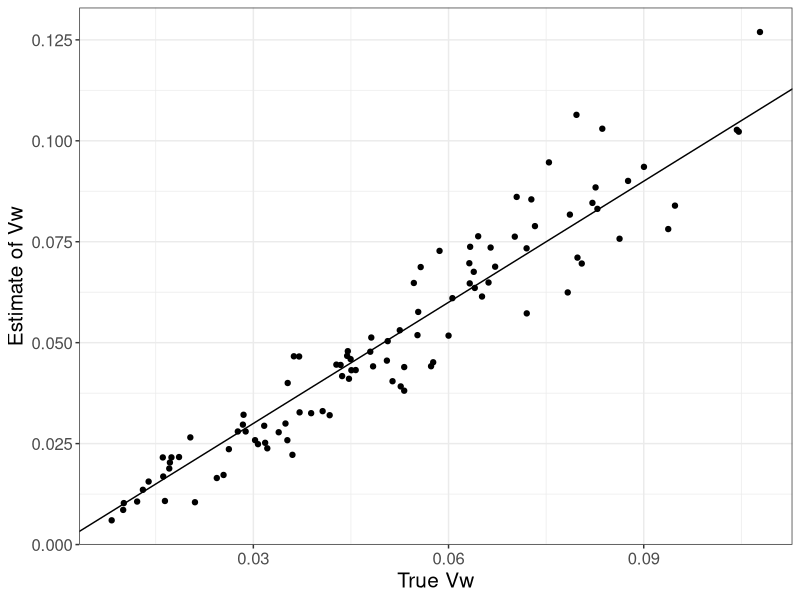
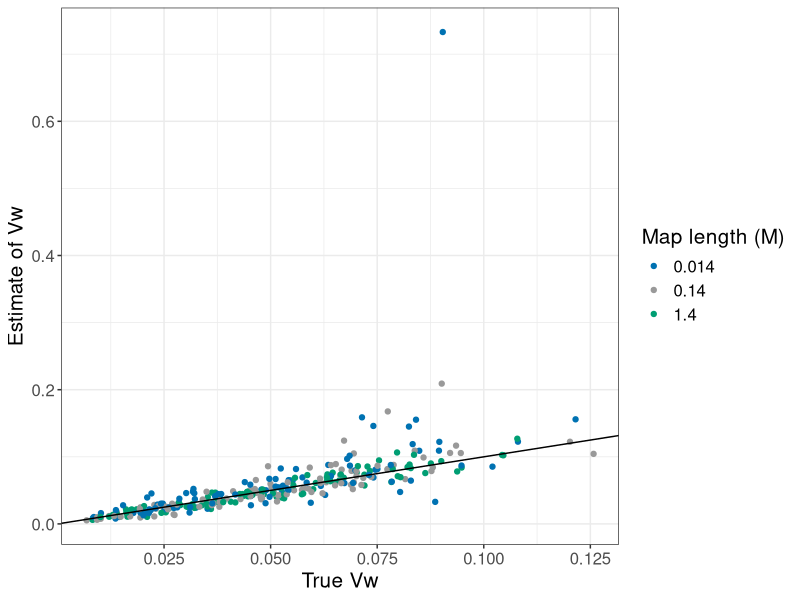
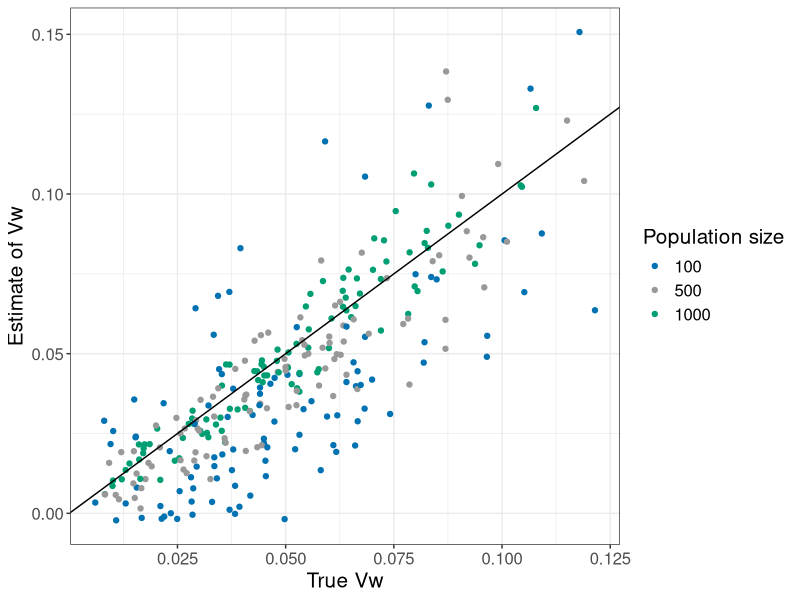
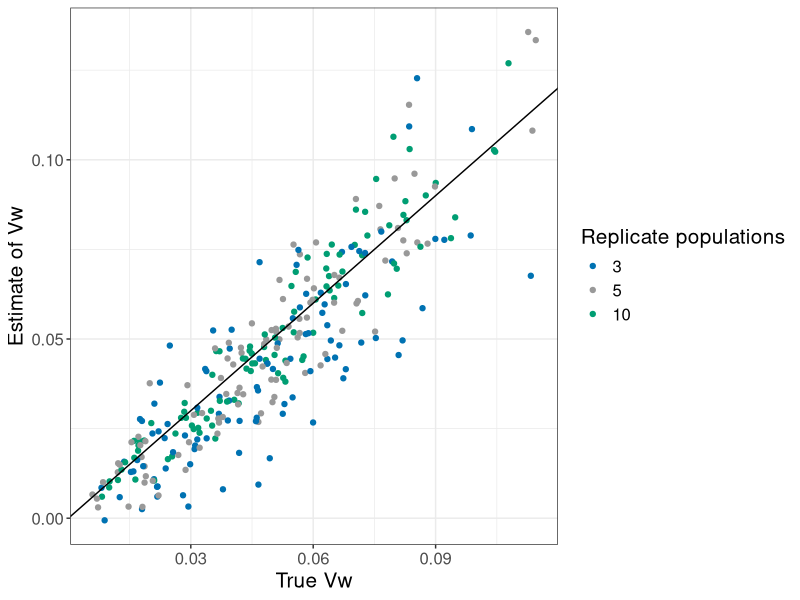
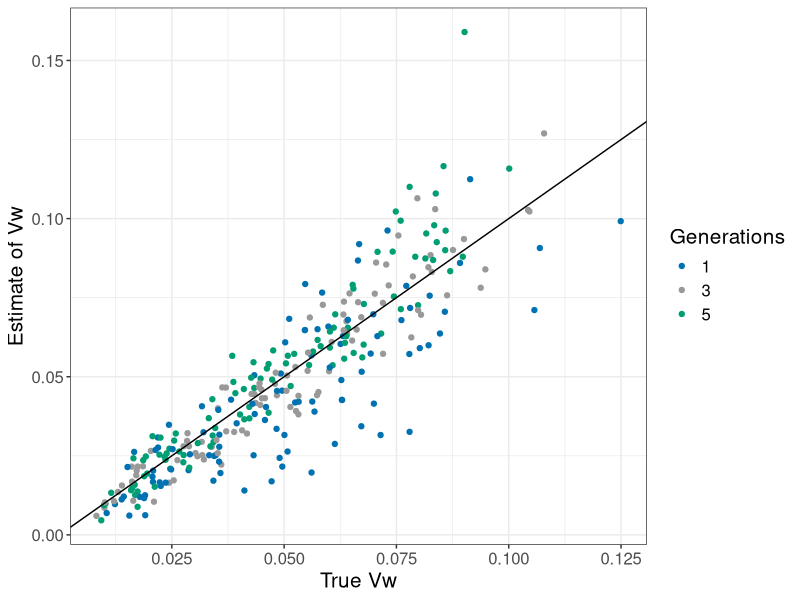

Recreate these plots in R, in order.
library(ggplot2)

#### Code for making plots

d = read.csv("Data_no_burnin.csv", header=T)

# Delete row names in every alternate line

d = d[grep("Set_ID", d$Set_ID, invert=TRUE),]

d$vA_est = as.numeric(d$vA_est)
d$vA_true = as.numeric(d$vA_true)
d$vA_left = as.numeric(d$vA_true)
d$pdelta_est = as.numeric(d$pdelta_est)
d$bdelta_intercept_est = as.numeric(d$bdelta_intercept_est)
d$bdelta_slope_est = as.numeric(d$bdelta_slope_est)
d$r_expt = as.numeric(d$r_expt)
d$r = as.numeric(d$r)
d$sequence_length = as.numeric(d$sequence_length)
d$mu = as.numeric(d$mu)

d$n_cages = factor(d$n_cages, levels = c("3", "5", "10"))
d$n_ind_exp = factor(d$n_ind_exp, levels = c("100", "500", "1000"))
d$ngen_expt = factor(d$ngen_expt, levels = c("1", "3", "5"))





##################################################################################################
####### Standard plots (r_expt = 1.4e-6, n_indxpt = 1000, n_cages = 10, ngen_expt = 3) #########
##################################################################################################


d_std = d[d$ngen_expt=="3"&d$n_ind_exp=="1000"&d$n_cages=="10"&d$r_expt==1.4e-06,]
p_std = ggplot(d_std, aes(y = vA_est, x = vA_true))
p_std + theme_bw() + geom_point() + geom_abline(intercept = 0, slope = 1) + labs(x = "True Vw", y = "Estimate of Vw") + theme(text = element_text(size = 15)) 

##################################################################################################

### Map length ###

d_r = d[d$ngen_expt=="3"&d$n_ind_exp=="1000"&d$n_cages=="10",]
p_r = ggplot(d_r, aes(y = vA_est, x = vA_true, color = as.character(r_expt*sequence_length)))
p_r + theme_bw() + geom_point() + geom_abline(intercept = 0, slope = 1) + labs(x = "True Vw", y = "Estimate of Vw", color = "Map length (M)") + scale_color_manual(values = c("#0072B2", "#999999", "#009E73")) + theme(text = element_text(size = 15))

### n_ind_expt ###

d_ind = d[d$ngen_expt=="3"&d$n_cages=="10"&d$r_expt==1.4e-06,]
p_ind = ggplot(d_ind, aes(y = vA_est, x = vA_true, color = n_ind_exp))
p_ind + theme_bw() + geom_point() + geom_abline(intercept = 0, slope = 1) + labs(x = "True Vw", y = "Estimate of Vw", color = "Population size") + scale_color_manual(values = c("#0072B2", "#999999", "#009E73")) + theme(text = element_text(size = 15))

### n_cages ###

d_cage = d[d$ngen_expt=="3"&d$n_ind_exp=="1000"&d$r_expt==1.4e-06,]
p_cage = ggplot(d_cage, aes(y = vA_est, x = vA_true, color = n_cages))
p_cage + theme_bw() + geom_point() + geom_abline(intercept = 0, slope = 1) + labs(x = "True Vw", y = "Estimate of Vw", color = "Replicate populations") + scale_color_manual(values = c("#0072B2", "#999999", "#009E73")) + theme(text = element_text(size = 15))

### ngen_expt ###

d_gen = d[d$n_ind_exp=="1000"&d$n_cages=="10"&d$r_expt==1.4e-06,]
p_gen = ggplot(d_gen, aes(y = vA_est, x = vA_true, color = ngen_expt))
p_gen + theme_bw() + geom_point() + geom_abline(intercept = 0, slope = 1) + labs(x = "True Vw", y = "Estimate of Vw", color = "Generations") + scale_color_manual(values = c("#0072B2", "#999999", "#009E73")) + theme(text = element_text(size = 15))

